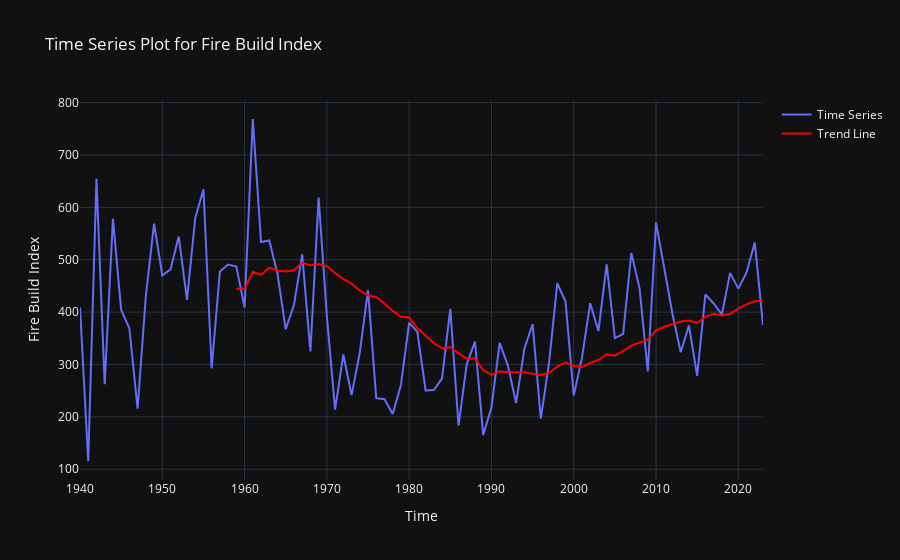

Notebook source saved alongside this figure:
### Code cell
# Create a time series plot with Plotly Graph Objects
figure = go.Figure()

# Add a scatter trace
figure.add_trace(go.Scatter(x=data['Year'], y=data[variable], mode='lines', name='Time Series'))
# Add trendline
figure.add_trace(go.Scatter(x=data['Year'], y=data[variable].rolling(window=20).mean(), 
                         mode='lines', name='Trend Line', line=dict(color='red')))

# Customize the layout if needed
figure.update_layout(
    title=f'Time Series Plot for {variable}',
    xaxis_title='Time',
    yaxis_title=variable,
    template='plotly_dark',  # You can choose a different template if desired
)

# Show the plot
figure.show()
